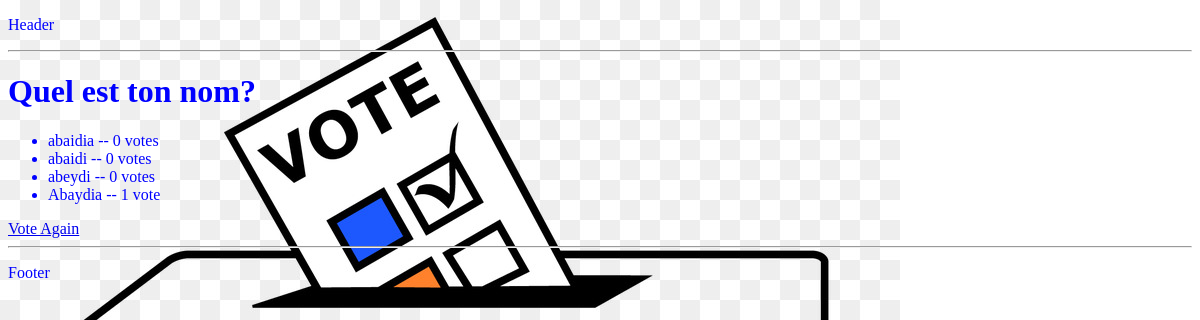
The page /polls/1/results on the database as committed earlier.
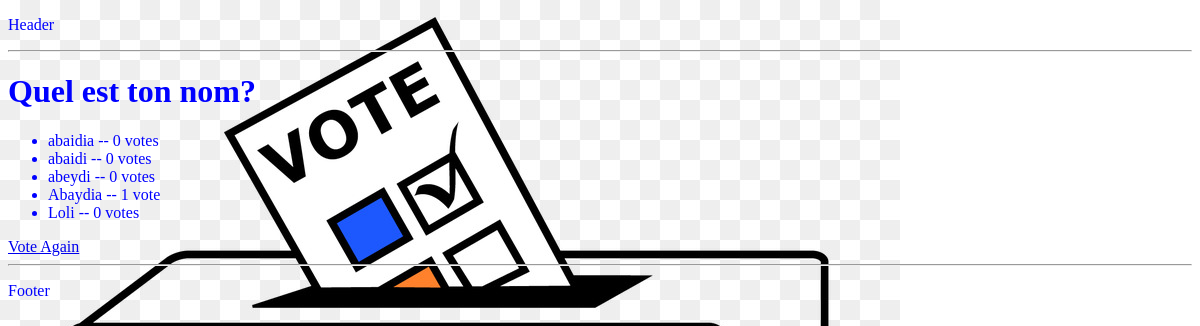
The same page on the database as committed later.
### polls/models.py (models this page shows, shortened)
class Choice(models.Model):
    choice_text = models.CharField(max_length= 200)
    votes = models.IntegerField(default = 0)
    question = models.ForeignKey(Question,on_delete =models.CASCADE)

### polls/views.py (the view)
# urls.py: path('<question_id>/results',views.results, name ="results"),
def results(request, question_id):
    question =get_object_or_404(Question, pk = question_id)
    return render(request, 'polls/results.html',{'question':question})

### polls/templates/polls/results.html
{% extends 'polls/base.html' %}
{% block main_content %}
<h1>{{question.question_text}}</h1>
<ul>
    {% for choice in question.choice_set.all %}
        <li>{{choice.choice_text}} -- {{choice.votes}} vote{{choice.votes | pluralize}}</li>
    {% endfor %}
</ul>
<a href="{% url 'polls:detail' question.id %} ">Vote Again</a>
{% endblock %}

Rows that differ between the two databases and show on the page:
added Choice: choice_text "Loli", votes "0", votes|pluralize "s"
